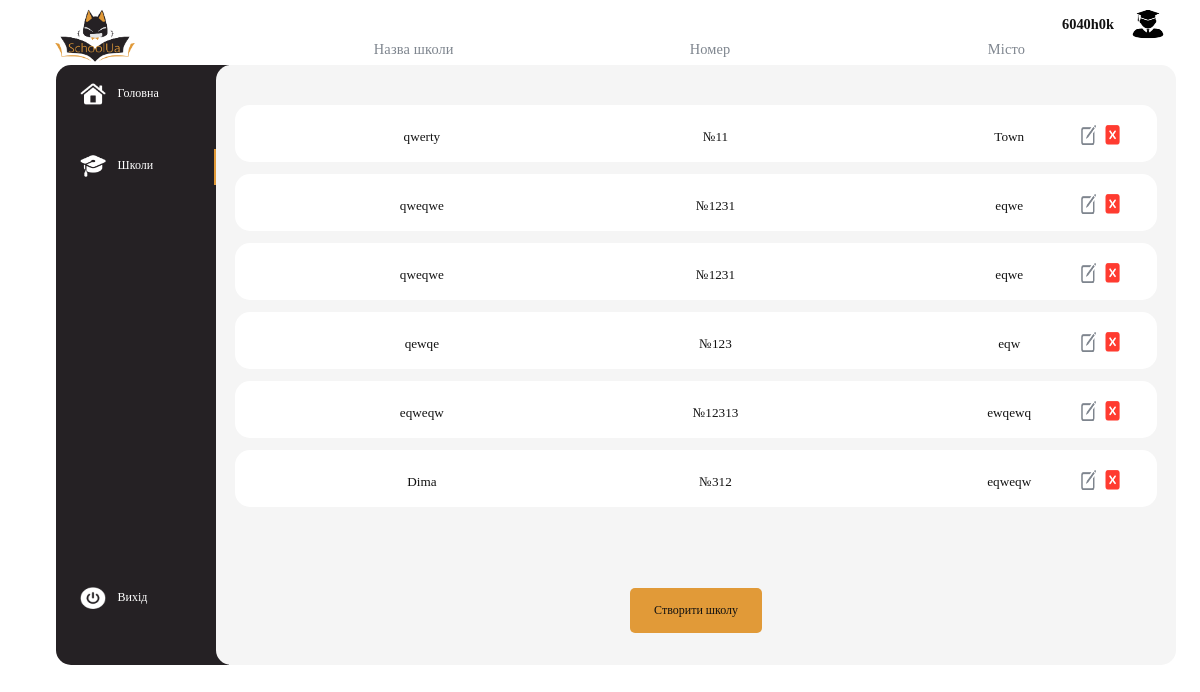
Screenshot of /schools/ (signed in) with the database file from the repository.
### MainApp/models.py (models this page shows)
class School(models.Model):
    title = models.CharField(max_length=255)
    number = models.IntegerField()
    town = models.CharField(max_length=255)
    clases = models.JSONField()
    lessons = models.JSONField()
    teachers = models.JSONField()
    class_form = models.JSONField()
    lesson_form = models.JSONField()
    password = models.CharField(max_length=255)
    login = models.CharField(max_length=255, default=' ')
    email = models.CharField(max_length=255, default=' ')
    time_create = models.DateTimeField(auto_now_add = True)
    time_update = models.DateTimeField(auto_now= True)
    news_text1 = models.CharField(max_length=1000, default='На цьому місці ви можете дізнатися останні новини вашої школи')
    news_text2 = models.CharField(max_length=1000, default='А це на випадок якщо новин занадто багато')

### MainApp/views.py (the view, shortened to what this page needs)
# urls.py: path('schools/', Schoolswork.as_view(), name = "schools"),
class Schoolswork(TemplateView):
    template_name = "MainApp/schools.html"
    id = -1
    errortext = 0
    def dispatch(self, request):
        make = False
        tmp = buttons_menu(request)
        if tmp != None:
            return redirect(tmp)
        if request.user.is_superuser:
            info_for_edit = None
            school = School.objects.all()
            return render(request, self.template_name, context= {"school": school, 'range': school, 'make':make,
                        'select_menu':1, 'type_menu':1, 'info_for_edit':info_for_edit, 'account':check_account(request,None)})
        else:
            if request.user.is_authenticated:
                logout(request)
            return redirect('/auth')

### MainApp/templates/MainApp/schools.html (shortened to what this page needs)
{% extends 'MainApp/base.html' %}
{% load static %}
{% block content %}
<main class='base_main'>
    <ul class="ul_named">
        <li class="li_named">
            <h3 class="h3_named">
                Назва школи
            </h3>
        </li>
        <li class="li_named">
            <h3 class="h3_named">
                Номер
            </h3>
        </li>
        <li class="li_named">
            <h3 class="h3_named">
                Місто
            </h3>
        </li>
    </ul>
    <div class="div_schools">
        <ul class='ul_schools'>
            {% for i in range %}
            <li class="li_schools">
                <form action="" class="form_school" method="POST">
                        <div class='button_schools'>
                            <ul class='ul_school'>
                                <li class="li_school">
                                    {{i.title}}
                                </li>
                                <li class="li_school">
                                    №{{i.number}}
                                </li>
                                <li class="li_school">
                                    {{i.town}}
                                </li>
                            </ul>
                        </div>
                        <button name="button_edit" value="{{i.id}}" class="button_edit_school">
                            <img src="{% static 'image/edit.png' %}" alt="">
                        </button>
                        <button name="button_del" value="{{i.id}}"class="button_del_school">
                            <img src="{% static 'image/del.png' %}" alt="">
                        </button>
                        <button name='id'  value="{{i.id}}" class="disable_error">Переглянути</button>
                </form>
            </li>
            {% endfor %}
        </ul>
    </div>
    <p class="p_make_school">
        {% if perms.MainApp.show_school %}
        <form action="" method="POST">
            <button  class="button_make_school" name='make' value="1">Cтворити школу</button>
        </form>
        {% endif %}
    </p>
</main>
{% endblock %}

### MainApp/templates/MainApp/base.html (shortened to what this page needs)
{% load static %}
<!DOCTYPE html>
<html lang="en">
<head>
    <link rel="stylesheet" href="{% static 'base.css' %}" type="text/css">
    <link rel="stylesheet" href="{% static 'schools.css' %}" type="text/css">
    <link rel="stylesheet" href="{% static 'home.css' %}" type="text/css">
    <link rel="stylesheet" href="{% static 'auth.css' %}" type="text/css">
    <link rel="stylesheet" href="{% static 'school.css' %}" type="text/css">
    <link rel="stylesheet" href="{% static 'class.css' %}" type="text/css">
    <link rel="stylesheet" href="{% static 'schadult.css' %}" type="text/css">
    <link rel="stylesheet" href="{% static 'about_us.css' %}" type="text/css">
    <link rel="stylesheet" href="{% static 'about_site.css' %}" type="text/css">
    <link rel="stylesheet" href="{% static 'contacts.css' %}" type="text/css">
    <link rel="stylesheet" href="{% static 'student.css' %}" type="text/css">
    <link rel="stylesheet" href="{% static 'teacher.css' %}" type="text/css">
    <link rel="stylesheet" href="{% static 'school_contacts.css' %}" type="text/css">
    <link rel="stylesheet" href="{% static 'school_info.css' %}" type="text/css">
    <link rel="stylesheet" href="{% static 'marks.css' %}" type="text/css">
    </head>
    <body>
        {% block main-menu %}
        <form action="" method="POST" class="account_form">
            <button class="account_button" name="account" value="{{account.value}}">{{account.name}}</button>
            <button class="account_button" name="account" value="{{account.value}}"><img class = 'account_img' src="{% static 'image/acc.png' %}" alt=""></button>
        </form>
        <img src="{% static 'image/logo.png' %}" class="logo" alt="">
        <nav class="menu">
          <ul class="menu_ul">
                {% if select_menu == 0 %}
                    <div class="menu_div_selected">
                {% else %}
                    <div class="menu_div">
                {% endif %}
                    <form action="" method="GET" class="menu_form">
                        <button class="menu_a" name='button_id_menu' value="1">
                            <li class="menu_li">
                                <span   class="menu_span">
                                    <img class="menu_icon" src="{% static 'image/home.png' %}" alt="">
                                    <p class="menu_text">Головна</p>
                                </span>
                            </li>
                        </button>
                    </form>
                    </div>
                {% if select_menu == 1 %}
                    <div class="menu_div_selected">
                {% else %}
                    <div class="menu_div">
                {% endif %}
                    <form action="" method="GET" class="menu_form">
                        <button class="menu_a" name='button_id_menu' value="2">
                            <li class="menu_li">
                                <span   class="menu_span">
                                    <img class="menu_icon" src="{% static 'image/school.png' %}" alt="">
                                    {% if type_menu == 1 %}
                                    <p class="menu_text">Школи</p>
                                    {% else %}
                                    <p class="menu_text">Школа</p>
                                    {% endif %}
                                </span>
                            </li>
                        </button>
                    </form>
                    </div>
                {% if perms.MainApp.show_school %}
                    {% if select_menu == 2 %}
                        <div class="menu_div_selected">
                    {% else %}
                        <div class="menu_div">
                    {% endif %}
                        <form action="" method="GET" class="menu_form">
                        </form>
                        </div>
                {% endif %}
                {% if perms.MainApp.teacher or perms.MainApp.show_school %}
                    {% if select_menu == 3 %}
                        <div class="menu_div_selected">
                    {% else %}
                        <div class="menu_div">
                    {% endif %}
                    <form action="" method="GET" class="menu_form">
                    </form>
                    </div>
                {% endif %}
                    {% if select_menu == 4 %}
                        <div class="menu_div_selected">
                    {% else %}
                        <div class="menu_div">
                    {% endif %}
                    <form action="" method="GET" class="menu_form">
                    </form>
                    </div>
                {% if perms.MainApp.teacher or perms.MainApp.show_school %}
                    {% if select_menu == 5 %}
                        <div class="menu_div_selected">
                    {% else %}
                        <div class="menu_div">
                    {% endif %}
                    <form action="" method="GET" class="menu_form">
                    </form>
                        </div>
                {% endif %}
                {% if select_menu == 6 %}
                    <div class="menu_div_selected">
                {% else %}
                    <div class="menu_div">
                {% endif %}
                <form action="" method="GET" class="menu_form">
                </form>
                    </div>
                {% if select_menu == 7 %}
                    <div class="menu_div_selected">
                {% else %}
                    <div class="menu_div">
                {% endif %}
                <form action="" method="GET" class="menu_form">
                    <button class="menu_a" name='button_id_menu' value="8">
                        <li class="menu_li">
                            <span   class="menu_span">
                                    <img class="menu_icon" src="{% static 'image/exit.png' %}" alt="">
                                    <p class="menu_text">Вихід</p>
                            </span>
                        </li>
                    </button>
                </form>
                    </div>
          </ul>
        </nav>
        {% endblock main-menu %}
        {% block content %}
        {% endblock %}
    </body>
</html>

### MainApp/static/base.css (style rules this page uses)
* { text-transform: none; }
li { text-transform: none; }
body { overflow-y: auto; overflow-x: hidden; }
.menu { position: absolute; width: 14.4vw; height: 50vw; left: 4.7vw; top: 5.4vw; background: #252124; border-radius: 15px 0px 0px 15px; }
.base_main { position: absolute; display: flex; justify-content: center; flex-direction: column; text-align: center; width: 80vw; height: 50vw; left: 18vw; top: 5.4vw; background: #F5F5F5; border-radius: 15px; }
.menu_icon { margin-left: 2vw; margin-right: 1vw; width: 2.1vw; height: 1.8vw; text-align: center; font-family: 'SF Pro'; font-style: normal; font-weight: 510; font-size: 2vw; line-height: 2.26vw; color: #FFFFFF; }
.menu_ul { margin-top: -2vw; position: relative; padding: 0; list-style-type: none; }
.menu_li { margin-left: 0; align-items: center; }
.menu_div { width: 91%; margin-top: 3vw; margin-bottom: 3vw; height: 3vw; }
.menu_div_selected { margin-top: 3vw; margin-bottom: 3vw; width: 91%; height: 3vw; border-right: 0.2vw solid #E19A38 ; }
.menu_form { position: relative; width: 100%; height: 100%; }
.menu_span { display: flex; position: relative; margin-top: 0.5vw; align-items: center; }
.menu_a { position: relative; display: block; padding: 0; margin: 0; border: 0; background-color: transparent; height: 2.38vw; width: 100%; }
.logo { position: absolute; width: 7.5vw; height: 4.7vw; left: 4.2vw; }
.menu_text { margin: 0; left: 2vw; top: -2vw; font-family: 'Gilroy'; font-style: normal; font-weight: 500; font-size: 1vw; line-height: 0.8vw; text-align: left; color: #FFFFFF; }
.account_form { display: flex; position: absolute; width: 10vw; height: 3vw; right: 2vw; top: 0.5vw; }
.account_img { position: relative; width: 100%; height: 100%; }
.account_button { position: relative; width: 100%; height: 100%; border: 0; background-color: transparent; font-family: 'Gilroy'; font-style: normal; font-weight: 600; font-size: 1.2vw; line-height: 1vw; text-align: left; color: #121212; }

### MainApp/static/schools.css (style rules this page uses)
.ul_named { list-style-type: none; position: absolute; width: 78.4vw; margin: 0; top: -3vw; margin-left: 0.8vw; display: flex; }
.li_named { width: 31.5%; }
.h3_named { font-family: 'Gilroy'; font-style: normal; font-weight: 500; font-size: 1.2vw; line-height: 1vw; text-align: center; letter-spacing: 0.01em; color: #7E858E; }
.div_schools { overflow-y:auto ; position: relative; margin-left: 1%; width: 78.4vw; height: 85%; }
.ul_schools { position: relative; list-style-type: none; padding-top: 1vw; width: 98%; height: 100%; padding-left: 1%; }
.li_schools { position: relative; width: 100%; height: 4.76vw; margin-top: 1vw; margin-bottom: 1vw; }
.form_school { position: relative; width: 100%; height: 100%; }
.button_schools { position: relative; width: 100%; height: 100%; background: #FFFFFF; border-radius: 15px; border: 0; }
.disable_error { width: 10vw; height: 2vw; position: absolute; left: 33vw; top: 1.3vw; text-align: center; color: transparent; background-color: transparent; border: 0; font-family: 'Gilroy'; font-style: normal; font-weight: 600; font-size: 1.2vw; line-height: 1vw; }
.ul_school { list-style-type: none; display: flex; }
.li_school { position: relative; width: 33.3%; text-align: center; top: 2vw; font-family: 'Gilroy'; font-style: normal; font-weight: 500; font-size: 1.1vw; line-height: 1.4vw; color: #121212; }
.button_make_school { box-sizing: border-box; text-align: center; border: 0; gap: 20px; position: relative; width: 11vw; height: 3.7vw; background: #E19A38; border-radius: 5px; font-family: 'Gilroy'; font-style: normal; font-weight: 500; font-size: 1vw; line-height: 1.25vw; color: #121212; flex: none; order: 0; flex-grow: 0; }
.button_del_school { position: absolute; display: block; width: 2.26vw; height: 2.26vw; left: 72vw; bottom: 1vw; background-color: transparent; border: 0; font-family: 'SF Pro'; font-style: normal; font-weight: 510; font-size: 1.5vw; line-height: 2.5vw; text-decoration: none; color: #FF3B30; }
.button_del_school img { position: relative; width: 100%; height: 80%; }
.button_edit_school { position: absolute; left: 70vw; bottom: 1vw; display: block; width: 2.26vw; height: 2.26vw; background-color: transparent; border: 0; font-family: 'SF Pro'; font-style: normal; font-weight: 510; font-size: 1.5vw; line-height: 2.5vw; text-decoration: none; color: #7E858E; }
.button_edit_school img { position: relative; width: 100%; height: 80%; }

### MainApp/static/auth.css (style rules this page uses)
.base_main { display: flex; justify-content: center; }

### MainApp/static/school.css (style rules this page uses)
.base_main { justify-content: unset; }

### rows the page displays
School: title "qwerty", number "11", town "Town", {{ i.id }} 1 (drawn)
School: title "qweqwe", number "1231", town "eqwe", {{ i.id }} 4 (drawn)
School: title "qweqwe", number "1231", town "eqwe", {{ i.id }} 5 (drawn)
School: title "qewqe", number "123", town "eqw", {{ i.id }} 6 (drawn)
School: title "eqweqw", number "12313", town "ewqewq", {{ i.id }} 7 (drawn)
School: title "Dima", number "312", town "eqweqw", {{ i.id }} 8 (drawn)

### other values shown
{{ account.name }} "6040h0k"
